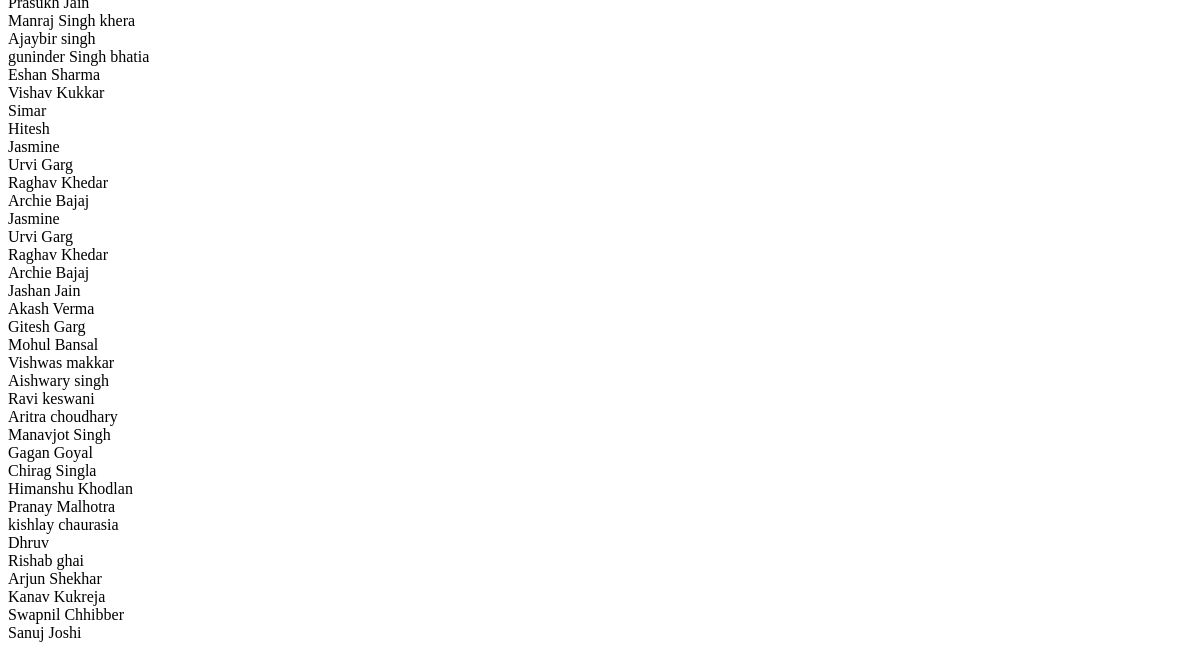
The app's page / (lower part), older data.
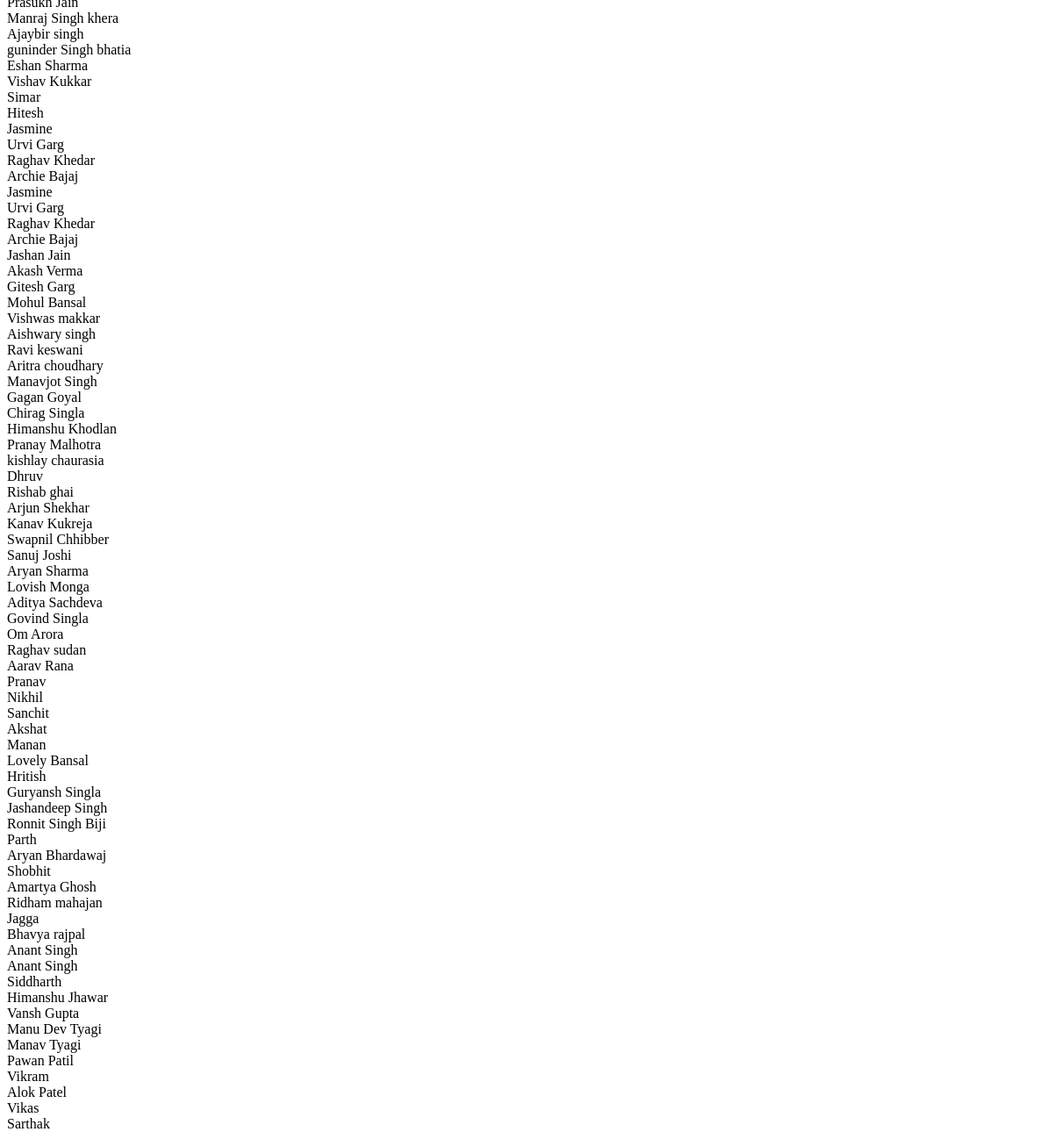
The same page, newer data.
### website/models.py (models this page shows, shortened)
class Member(models.Model):
    name1=models.CharField(max_length=50)
    name2=models.CharField(max_length=50)
    name3=models.CharField(max_length=50)
    name4=models.CharField(max_length=50)
    roll1=models.IntegerField()
    roll2=models.IntegerField()
    roll3=models.IntegerField()
    roll4=models.IntegerField()
    email1=models.EmailField(max_length=200)
    email2=models.EmailField(max_length=200)
    email3=models.EmailField(max_length=200)
    email4=models.EmailField(max_length=200)
    phone1=models.IntegerField()
    phone2=models.IntegerField()
    phone3=models.IntegerField()
    phone4=models.IntegerField()
    tname=models.CharField(max_length=100)

### website/views.py (the view)
# urls.py: path('',views.home, name="home"),
def home(request):
    all_members=Member.objects.all
    return render(request, 'home.html' ,{'all':all_members})

### website/templates/home.html (shortened to what this page needs)
{% for item in all %}
    {{ item.name1 }}<br/>
    {{ item.name2 }}<br/>
    {{ item.name3 }}<br/>
    {{ item.name4 }}<br/>
{% endfor %}

Row changes from the older to the newer data that the page shows:
added Member: name1 "Aryan Sharma", name2 "Lovish Monga", name3 "Aditya Sachdeva", name4 "Govind Singla"
added Member: name1 "Om Arora", name2 "Raghav sudan", name3 "Aarav Rana", name4 "Pranav"
added Member: name1 "Nikhil", name2 "Sanchit", name3 "Akshat", name4 "Manan"
added Member: name1 "Lovely Bansal", name2 "Hritish", name3 "Guryansh Singla", name4 "Jashandeep Singh"
added Member: name1 "Ronnit Singh Biji", name2 "Parth", name3 "Aryan Bhardawaj", name4 "Shobhit"
added Member: name1 "Amartya Ghosh", name2 "Ridham mahajan", name3 "Jagga", name4 "Bhavya rajpal"
added Member: name1 "Anant Singh", name2 "Anant Singh", name3 "Siddharth", name4 "Himanshu Jhawar"
added Member: name1 "Vansh Gupta", name2 "Manu Dev Tyagi", name3 "Manav Tyagi", name4 "Pawan Patil"
added Member: name1 "Vikram", name2 "Alok Patel", name3 "Vikas", name4 "Sarthak"
